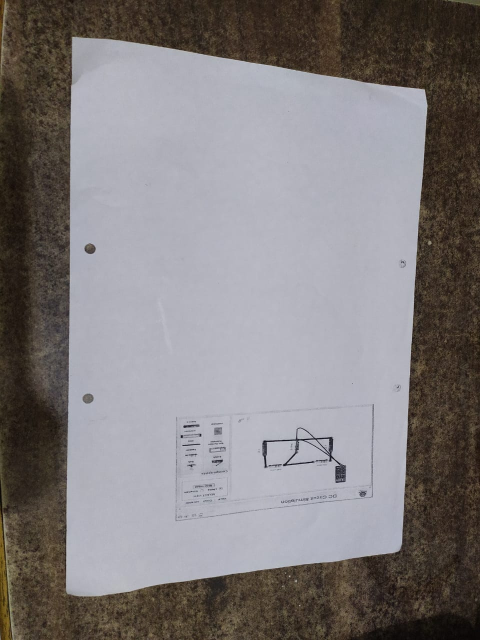
#> input picture t3.jpg, 960 x 1280 px (shown at 1/2 size)
$ python scanner.py
#> lines starting #> are read from the running program, lines starting #| are printed output that depends on the picture; after the words box and inside, x2 and y2 are one past the last pixel; in counts of white or black regions, pixels touching at a corner belong together
import cv2
import numpy as np


def align(h):
    h = h.reshape((4,2))
    hnew = np.zeros((4,2),dtype = np.float32)

    add = h.sum(1)
    hnew[0] = h[np.argmin(add)]
    hnew[2] = h[np.argmax(add)]

    diff = np.diff(h,axis = 1)
    hnew[1] = h[np.argmin(diff)]
    hnew[3] = h[np.argmax(diff)]
    return hnew


def check(h):
	print (h)
	for i in range(len(h)):
		for j in range(len(h)):
			if h[i][0][0]==h[j][0][0] and  h[i][0][1]==h[j][0][1]:
				return 0
	return 1


def view(tag,img):
	cv2.imshow(tag,img)
	cv2.waitKey(0)
	cv2.destroyAllWindows()


image=cv2.imread("t3.jpg")   #read in the image
#> image is the input picture: shape (1280, 960, 3); mean B, G, R 125.1, 124.1, 128.6
image=cv2.resize(image,(1300,800)) #resizing because opencv does not work well with bigger images
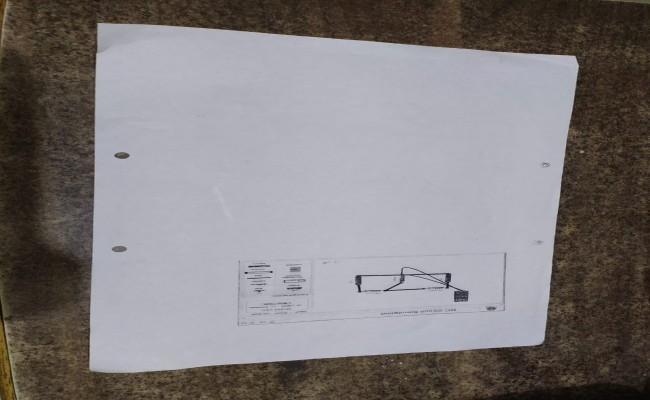
#> image: shape (800, 1300, 3) (shown at 1/2 size); mean B, G, R 125, 124, 128.5
orig=image.copy()

view("img",image)

gray=cv2.cvtColor(image,cv2.COLOR_BGR2GRAY)  #RGB To Gray Scale
# view("Title",gray)

# view(gray)

blurred=cv2.GaussianBlur(gray,(3,3),3)  #(5,5) is the kernel size and 0 is sigma that determines the amount of blur
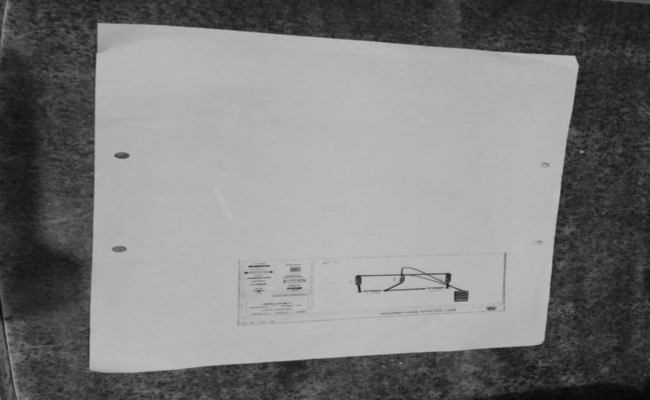
#> blurred: shape (800, 1300) (shown at 1/2 size); min 7, max 190, mean 125.4
# view("Blur",blurred)


edged=cv2.Canny(blurred,0,255)  #30 MinThreshold and 50 is the MaxThreshold
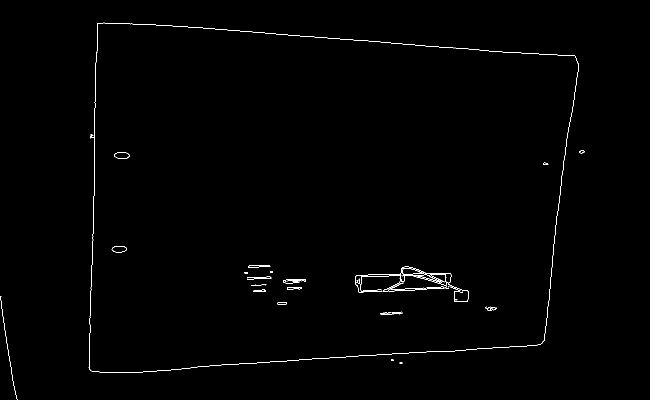
#> edged: shape (800, 1300) (shown at 1/2 size); 0.55% white in thin lines or dots, all inside (x1, y1, x2, y2) = (0, 45, 1169, 800)
# view("Canny",edged)

kernel = cv2.getStructuringElement(cv2.MORPH_RECT, (2,2))

opening = cv2.morphologyEx(edged, cv2.MORPH_CLOSE, kernel)
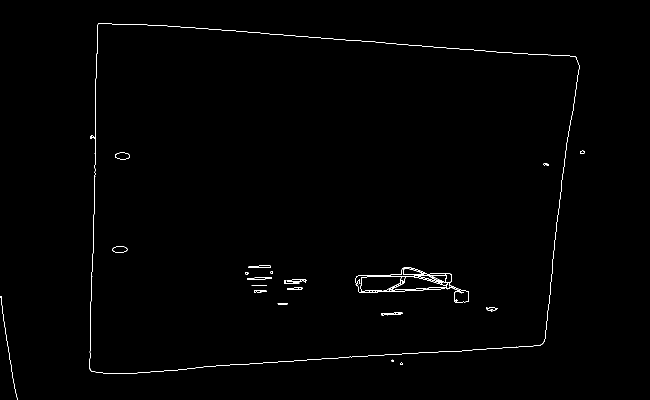
#> opening: shape (800, 1300) (shown at 1/2 size); 0.58% white in thin lines or dots, all inside (x1, y1, x2, y2) = (0, 46, 1170, 800)

# view("open",opening)


contours,hierarchy=cv2.findContours(opening,cv2.RETR_LIST,cv2.CHAIN_APPROX_SIMPLE)  #retrieve the contours as a list, with simple apprximation model
#> contours = 90 contours, 35 with area under 20; largest, box (x1, y1, x2, y2) and area: (178, 46, 1159, 747) 598730, (179, 46, 1159, 747) 598679, (711, 534, 938, 605) 7230, (721, 552, 803, 584) 1974, (784, 552, 894, 581) 1596

print(len(contours))
#| 90

contours=sorted(contours,key=cv2.contourArea,reverse=True)

if len(contours)>600:
	blurred=cv2.GaussianBlur(gray,(3,3),2)
	view("blur2",blurred)
	edged=cv2.Canny(blurred,0,255)
	dil = cv2.dilate(edged, kernel, iterations = 10)
	view("Canny1",dil)
	contours,hierarchy=cv2.findContours(dil,cv2.RETR_LIST,cv2.CHAIN_APPROX_SIMPLE)  #retrieve the contours as a list, with simple apprximation model
contours=sorted(contours,key=cv2.contourArea,reverse=True)


#the loop extracts the boundary contours of the page
for c in contours:
    p=cv2.arcLength(c,True)
    approx=cv2.approxPolyDP(c,0.01*p,True)
    print (cv2.contourArea(c))


    if len(approx)==4 and cv2.contourArea(c)> 400000:
        print ("yo")
        target=approx
        break
#> this loop made 1 pass
#> (p, target) on pass 1: (3269.6, [[196, 47], [182, 742], [1089, 682], [1150, 112]])
#| 598730.5
#| yo

approx= align(target) #find endpoints of the sheet
#> in align, `h = h.reshape((4,2))`: h = [[196, 47], [182, 742], [1089, 682], [1150, 112]]
#> in align, `add = h.sum(1)`: add = [243, 924, 1771, 1262]
#> in align, `diff = np.diff(h,axis = 1)`: diff = [-149, 560, -407, -1038]
#> approx = [[196, 47], [1150, 112], [1089, 682], [182, 742]]
# print ("area",cv2.contourArea(c))

x =400

pts=np.float32([[0,0],[x,0],[x,x],[0,x]])  #map to 800*800 target window
# print (approx)
for points in list(approx):
	orig = cv2.circle(orig, tuple(points), 3, (0,255,0), 2)
#> this loop made 4 passes
#> orig: shape (800, 1300, 3); mean B, G, R 125, 124, 128.5
# view("dot",orig)
op=cv2.getPerspectiveTransform(approx,pts)  #get the top or bird eye view effect
#> op = [[0.328, 0.00661, -64.59], [-0.0353, 0.517, -17.41], [-0.00018, -9.05e-05, 1]]
dst=cv2.warpPerspective(orig,op,(x,x))
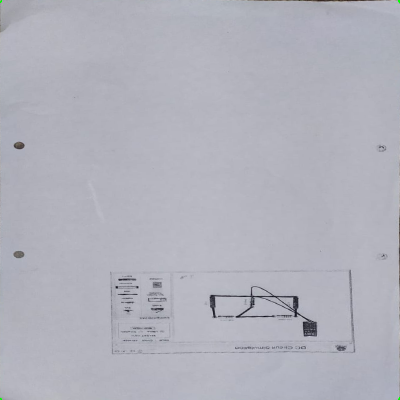
#> dst: shape (400, 400, 3); mean B, G, R 187.7, 177.6, 177.3

view("Scanned",dst)
